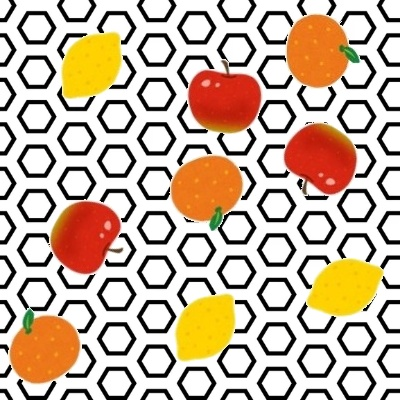
#> input picture test/input_back1/input_0.jpg, 400 x 400 px; its folder holds only this picture in this run
$ python test_newface.py
#> lines starting #> are read from the running program, lines starting #| are printed output that depends on the picture
import numpy as np
import cv2
import math
import time
from scipy.spatial import distance
# match template
# [42 lines left out: functions match_template, hammingdis, euclidean, hamming_dis, not called in this run]

def cos(v1, v2):
    cos = np.dot(v1, v2) / (np.linalg.norm(v1) * np.linalg.norm(v2))
    return cos

#二乗距離
def sqdist(X, Y):
    dist = np.sum((X[:, np.newaxis]-Y) ** 2, axis=-1)
    return dist

#　ハッシングで求めた領域で特徴ベクトルとの距離を求めて姿勢を求める
# [18 lines left out: functions rotate_a, rotate_l, rotate_o, not called in this run]

# 量子化誤差
def quantization_error(feature, binary_feature):
    dis = np.sqrt(np.sum((feature-binary_feature) ** 2))
    return dis

# バウンディングボックス
def draw_boxes(img, boxes, i, location):
    dst = img.copy()
    for x1, y1, x2, y2 in boxes:
        location.append((i, x1, y1))
        if i == 0:
            cv2.rectangle(dst, (x1, y1), (x2, y2), color=(0, 0, 255), thickness=3)
        elif i == 1:
            cv2.rectangle(dst, (x1, y1), (x2, y2), color=(50,255,255), thickness=3)
        else:
            cv2.rectangle(dst, (x1, y1), (x2, y2), color=(50,200,255), thickness=3)
    #print("number of boxes", len(boxes))
    return dst, location
# nms
def nms(boxes, scores, overlap_thresh):
    if len(boxes) <= 1:
        return boxes

    # float 型に変換する。
    #boxes = boxes.astype("float")

    # (NumBoxes, 4) の numpy 配列を x1, y1, x2, y2 の一覧を表す4つの (NumBoxes, 1) の numpy 配列に分割する。
    x1, y1, x2, y2 = np.squeeze(np.split(boxes, 4, axis=1))

    # 矩形の面積を計算する。
    area = (x2 - x1 + 1) * (y2 - y1 + 1)

    indices = np.argsort(-scores)  # スコアを降順にソートしたインデックス一覧
    selected = []  # NMS により選択されたインデックス一覧

    # indices がなくなるまでループする。
    while len(indices) > 0:
        # indices は降順にソートされているので、一番最後の要素の値 (インデックス) が
        # 残っている中で最もスコアが高い。
        last = len(indices) - 1

        selected_index = indices[last]
        remaining_indices = indices[:last]
        selected.append(selected_index)

        # 選択した短形と残りの短形の共通部分の x1, y1, x2, y2 を計算する。
        i_x1 = np.maximum(x1[selected_index], x1[remaining_indices])
        i_y1 = np.maximum(y1[selected_index], y1[remaining_indices])
        i_x2 = np.minimum(x2[selected_index], x2[remaining_indices])
        i_y2 = np.minimum(y2[selected_index], y2[remaining_indices])

        # 選択した短形と残りの短形の共通部分の幅及び高さを計算する。
        # 共通部分がない場合は、幅や高さは負の値になるので、その場合、幅や高さは 0 とする。
        i_w = np.maximum(0, i_x2 - i_x1 + 1)
        i_h = np.maximum(0, i_y2 - i_y1 + 1)

        # 選択した短形と残りの短形の Overlap Ratio を計算する。
        #overlap = (i_w * i_h) / area[remaining_indices]
        overlap = (i_w * i_h) / (2 * (area[remaining_indices] - i_w * i_h))

        # 選択した短形及び OVerlap Ratio が閾値以上の短形を indices から削除する。
        indices = np.delete(
            indices, np.concatenate(([last], np.where(overlap > overlap_thresh)[0]))
        )

    # 選択された短形の一覧を返す。
    return boxes[selected].astype("int")

# [112 lines left out: functions draw_boxespose, cal_iou, pixel_dis, accuracy, not called in this run]

if __name__ == '__main__':
    eigenFaces = np.load('new_npy/new_eigen2_16.npy')
#> (reads new_npy/new_eigen2_16.npy from the repository)
    X_train_seq = np.load('new_npy/X_train_seq.npy')
#> (reads new_npy/X_train_seq.npy from the repository)
    y_train_seq = np.load('new_npy/y_train_seq.npy')
#> (reads new_npy/y_train_seq.npy from the repository)
    apple_train = np.load('new_npy/apple_train.npy')
#> (reads new_npy/apple_train.npy from the repository)
    lemon_train = np.load('new_npy/lemon_train.npy')
    orange_train = np.load('new_npy/orange_train.npy')

    total_time = 0
    total_loc_acc = 0
    total_acc = 0
    total_distance = 0
    number = 20
    for j in range(number):
        start_time = time.time()
        #実装
        # image = cv2.imread(f'test/input1/input_{j}.jpg')
        image = cv2.imread(f'test/input_back1/input_{j}.jpg')
#> image is the input picture: shape (400, 400, 3); mean B, G, R 159.4, 179.4, 199.9
        #image_c = np.float32(image) / 255
        image_c = np.float32(image) / 255
        #image = cv2.cvtColor(image, cv2.COLOR_BGR2GRAY)
        #cv2.imwrite('image.jpg', image_back)
        img = image.copy()
        results = []
        for eigenFace in eigenFaces:
            res = cv2.matchTemplate(image_c, eigenFace, cv2.TM_CCORR)
            #res = cv2.matchTemplate(image, eigenFace, cv2.TM_CCOEFF)
            result = res.flatten()
            results.append(result)
#> this loop made 4 passes
#> pass 1, `res = cv2.matchTemplate(image_c, eigenFace, cv2.TM_CCORR)`:
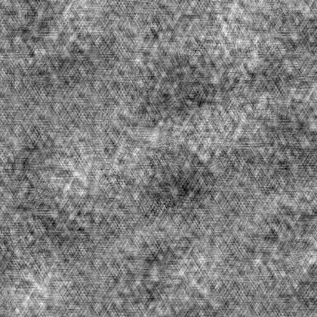
#> res: shape (317, 317) float32; min 0.756, max 1.23, mean 0.994; drawn with min black and max white
#> pass 2, `res = cv2.matchTemplate(image_c, eigenFace, cv2.TM_CCORR)`:
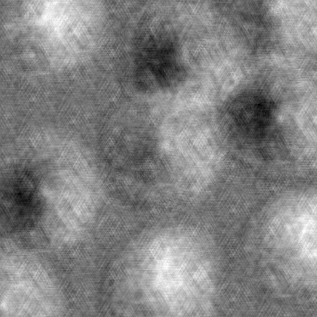
#> res: shape (317, 317) float32; min -3.55, max 2.19, mean -0.603; drawn with min black and max white
#> pass 3, `res = cv2.matchTemplate(image_c, eigenFace, cv2.TM_CCORR)`:
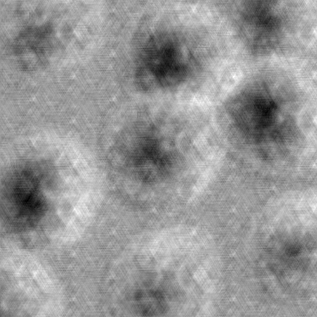
#> res: shape (317, 317) float32; min -4.23, max 4.3, mean 0.801; drawn with min black and max white
#> after the loop, results = 4 items
        w_e, h_e, c = eigenFace.shape
        results = np.array(results)
        w1, h1 = res.shape
#> w1 = 317; h1 = 317
        w, h = results.shape
#> w = 4; h = 100489

        F = np.transpose(results)
        # [10 lines of commented-out code are left out]
        vH = np.sign(F)
        vH = vH.astype(int)
        # np.savetxt('txt/vH.txt', vH, fmt='%d')
        # #vH = vH.reshape(1, -1)

        classify = []
        apple = []
        orange = []
        lemon = []
        apple_posi = {}
        lemon_posi = {}
        orange_posi = {}
        posi = []
        count = 0
        #start_time = time.time()
        #for i in range(h):       #ピクセル分繰り返す
        i = 0
        while i < h:
            #1ピクセルごとにバイナリビット実行
            #features = np.array(features)
            # バイナリビットに変更する前
            feature = F[i,:]
            # バイナリビットに変更後
            features = vH[i,:]

            # #学習データとハミング距離を比較する
            # #ham = hammingdis(features, X_train_seq)
            # ham = euclidean(features, X_train_seq)
            # ham_sort_index = np.argsort(ham, axis=None)
            # #ham_sort_index = np.argsort(ham, axis=None)[::-1]
            # ham_sort = ham.flatten()[ham_sort_index]

            n2, bits = X_train_seq.shape

            for n in range(n2):
                x = X_train_seq[n, :]
                #x = X_train_seq[n][:]
                res = np.bitwise_xor(features,x)
                dis = np.count_nonzero(res)
                # dis = distance.hamming(features, x)
                # dis = dis * len(x)
                if dis == 0:
                    true = 1
                    cor_label = y_train_seq[0][n]
                    break
                else:
                    true = 0
                    cor_label = 4


            threshold = 0.4
            # if i%18720 == 0:
            #     print(ham_sort[0])
            #if ham_sort[0] > threshold :
            if true == 0:
                classify.append(4)
                i += 1
            elif cor_label == 3:
                classify.append(3)
                i += 1
                # i += int(h_e / 3)
                # continue
            else:
                #cor_label = y_train_seq[ham_sort_index[0]]
                classify.append(cor_label)
                if cor_label == 0:
                    apple_error = quantization_error(feature, features)
                    if apple_error <= threshold:
                    #rect, pos = rotate_a(fea, apple_train, thre)
                    #
                    #print(i)
                        count += 1
                        x1 = int(i % h1)
                        y1 = int(i / h1)
                        apple_posi[apple_error] = np.array([x1, y1, x1+w_e, y1+w_e])
                        #apple_posi[ham_sort[0]] = np.array([x1, y1, x1+w_e, y1+w_e])
                        #image_c = cv2.rectangle(image_c, (x1, y1), (x1+w_e, y1+h_e), color = (0,0,255), thickness=4)
                        image = cv2.rectangle(image, (x1, y1), (x1+w_e, y1+h_e), color = (0,0,255), thickness=4)
                    i += 1
                elif cor_label == 1:
                    lemon_error = quantization_error(feature, features)
                    if lemon_error <= threshold:
                    # rect, pos = rotate_l(fea, lemon_train, thre)
                    # if rect == True:
                    #print(i)
                        count += 1
                        x1 = int(i % h1)
                        y1 = int(i / h1)
                        lemon_posi[lemon_error] = np.array([x1, y1, x1+w_e, y1+w_e])
                        #lemon_posi[ham_sort[0]] = np.array([x1, y1, x1+w_e, y1+w_e])
                        #image_c = cv2.rectangle(image_c, (x1, y1), (x1+w_e, y1+h_e), color = (50,255,255), thickness=4)
                        image = cv2.rectangle(image, (x1, y1), (x1+w_e, y1+h_e), color = (50,255,255), thickness=4)
                    i += 1
                elif cor_label == 2:
                    orange_error = quantization_error(feature, features)
                    if orange_error <= threshold:
                    # rect, pos = rotate_o(fea, orange_train, thre)
                    # if rect == True:
                    #print(i)
                        count += 1
                        x1 = int(i % h1)
                        y1 = int(i / h1)
                        orange_posi[orange_error] = np.array([x1, y1, x1+w_e, y1+w_e])
                        #orange_posi[ham_sort[0]] = np.array([x1, y1, x1+w_e, y1+w_e])
                        #image_c = cv2.rectangle(image_c, (x1, y1), (x1+w_e, y1+h_e), color = (50,200,255), thickness=4)
                        image = cv2.rectangle(image, (x1, y1), (x1+w_e, y1+h_e), color = (50,200,255), thickness=4)
                    i += 1
#> this loop made 100489 passes
#> (feature, features, orange_error) on passes 52, 53, 54, 55, 56, 57, 59, 60: ([1.07, 1.3, 1.74, 0.25], [1, 1, 1, 1], 1.1), ([1.09, 1.29, 1.69, 0.246], [1, 1, 1, 1], 1.07), ([1.04, 1.54, 1.87, 0.222], [1, 1, 1, 1], 1.28), ([1.07, 1.32, 1.84, 0.203], [1, 1, 1, 1], 1.2), ([1.1, 1.54, 2.19, 0.431], [1, 1, 1, 1], 1.43), ([1.01, 1.52, 1.83, 0.012], [1, 1, 1, 1], 1.39), ([1.06, 1.38, 1.96, 0.241], [1, 1, 1, 1], 1.28), ([1.04, 1.38, 1.87, 0.144], [1, 1, 1, 1], 1.28)
#> (feature, features) on passes 1 to 6: ([1.02, -1.12, 1.12, -0.919], [1, -1, 1, -1]), ([1.06, -1.05, 1.24, -0.719], [1, -1, 1, -1]), ([1.04, -0.928, 1.14, -0.823], [1, -1, 1, -1]), ([1.02, -0.913, 1.32, -0.812], [1, -1, 1, -1]), ([1.07, -0.95, 1.28, -0.666], [1, -1, 1, -1]), ([1.12, -0.947, 0.877, -0.626], [1, -1, 1, -1])
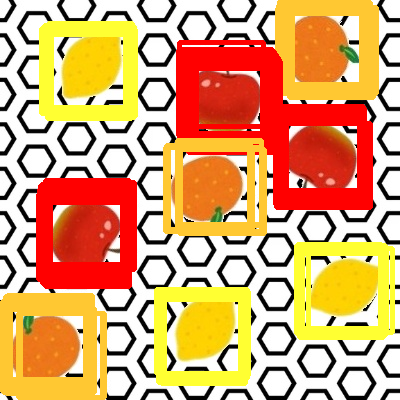
#> image: shape (400, 400, 3); mean B, G, R 108.9, 162.7, 219.3
#> after the loop, apple_posi = 156 items; classify = 100489 items; count = 373; i = 100489; lemon_posi = 92 items; orange_posi = 125 items


        #nms スコア量子化誤差
        posi.append(apple_posi)
        posi.append(lemon_posi)
        posi.append(orange_posi)
        overlap_thresh = 0.5
        location = []
        for k, pos in enumerate(posi):
            scores = np.array(list(pos.keys()))
            boxes = np.array(list(pos.values()))
            box = nms(boxes, scores, overlap_thresh)
            img, location = draw_boxes(img, box, k, location)
#> this loop made 3 passes
#> location on pass 1: [(0, 40, 191), (0, 276, 117), (0, 181, 54)]
#> pass 1, `img, location = draw_boxes(img, box, k, location)`:
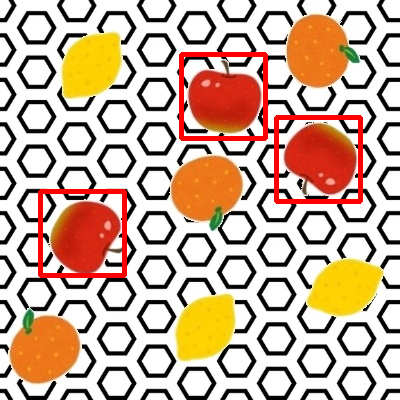
#> img: shape (400, 400, 3); mean B, G, R 153.2, 173.2, 201.6
#> pass 2, `img, location = draw_boxes(img, box, k, location)`:
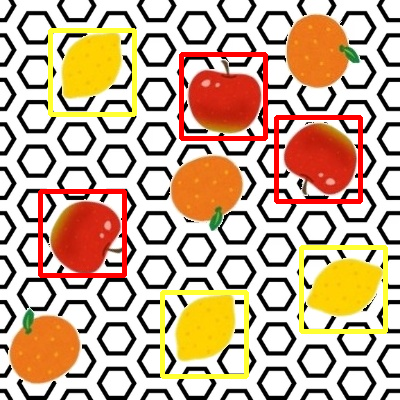
#> img: shape (400, 400, 3); mean B, G, R 148.7, 175.2, 203.6
#> pass 3, `img, location = draw_boxes(img, box, k, location)`:
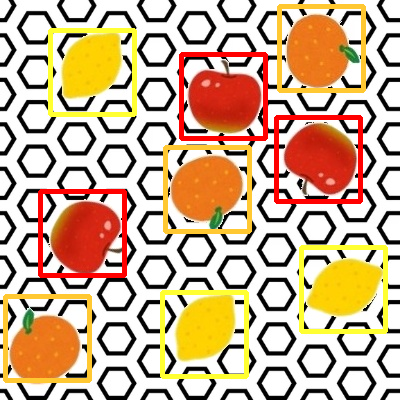
#> img: shape (400, 400, 3); mean B, G, R 144.4, 175.4, 205.4
            #img = draw_boxespose(img, box, i)

        #実行時間
        end_time = time.time()
        elapsed_time = end_time - start_time
        total_time += elapsed_time
        # [5 lines of commented-out code are left out]
        cv2.imwrite(f'result/new_output/output_{j}.jpg', image)
        cv2.imwrite(f'result/new_out/out_{j}.jpg', img)
        # cv2.imshow("Img",img)
        # cv2.waitKey()

        # 正解位置
#> (the run stopped early here; a loop or call above may not have finished)
